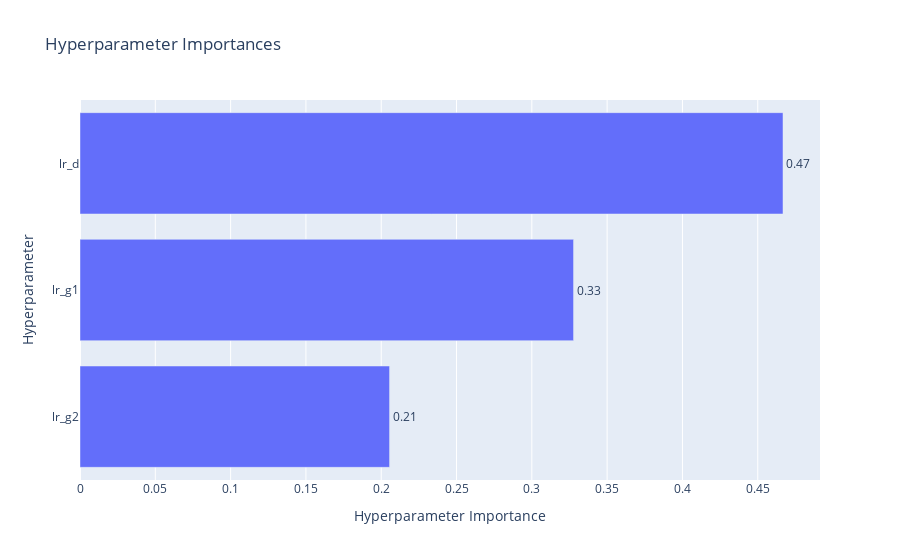

Notebook code for this chart:
### Code cell
opuna_file = 'optuna_runs/2/optuna_study.pkl'

# visualiza mapas de chuva
import optuna
import matplotlib.pyplot as plt
import pickle
import optuna.visualization as vis

with open(opuna_file, "rb") as f:
	study = pickle.load(f)

# Visualize study maps where axes are learning rate, value is score
fig = vis.plot_param_importances(study)
fig.show()

### Figure 1 — Plotly figure (JSON) as saved in the notebook; plotly's stock layout.template omitted (floating-point values rounded to 4 significant figures)
{"data": [{"cliponaxis": false, "hovertemplate": ["lr_g2 (FloatDistribution): 0.20553946185327968<extra></extra>", "lr_g1 (FloatDistribution): 0.3276981526432306<extra></extra>", "lr_d (FloatDistribution): 0.4667623855034897<extra></extra>"], "name": "Objective Value", "orientation": "h", "text": ["0.21", "0.33", "0.47"], "textposition": "outside", "type": "bar", "x": [0.2055, 0.3277, 0.4668], "y": ["lr_g2", "lr_g1", "lr_d"]}], "layout": {"title": {"text": "Hyperparameter Importances"}, "xaxis": {"title": {"text": "Hyperparameter Importance"}}, "yaxis": {"title": {"text": "Hyperparameter"}}}}
